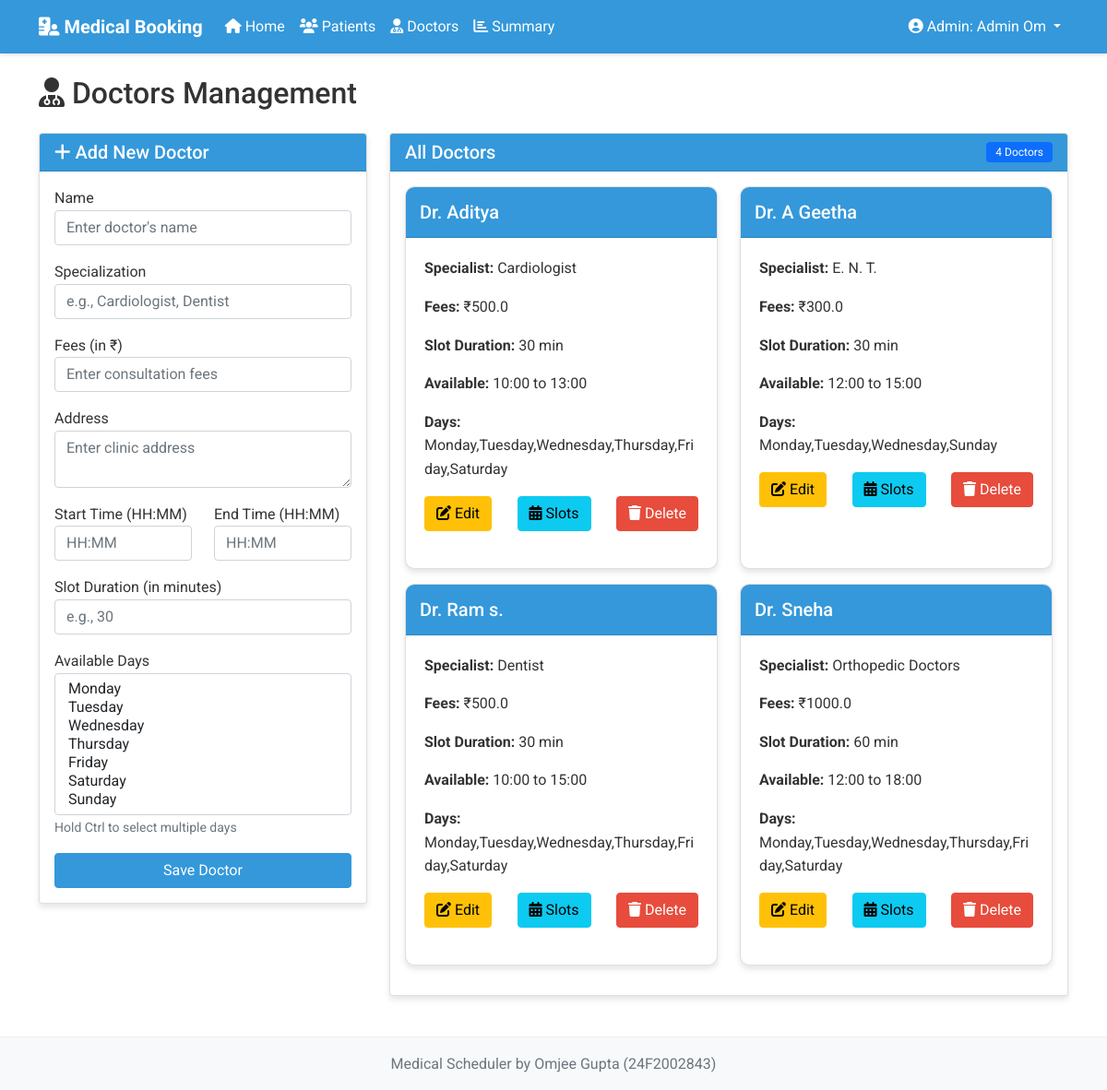
Page /admin/doctors (signed in) on the committed database.
### models.py (models this page shows, shortened)
class User(UserMixin, db.Model):
    __tablename__ = 'users'
    id = db.Column(db.Integer, primary_key=True)
    email = db.Column(db.String(120), unique=True, nullable=False)
    password_hash = db.Column(db.String(256), nullable=False)
    user_type = db.Column(db.String(10), nullable=False)  # 'admin' or 'patient'
    __mapper_args__ = {
        'polymorphic_identity': 'user',
        'polymorphic_on': user_type
    }

class Admin(User):
    __tablename__ = 'admins'
    id = db.Column(db.Integer, db.ForeignKey('users.id'), primary_key=True)
    name = db.Column(db.String(100), nullable=False)
    __mapper_args__ = {
        'polymorphic_identity': 'admin',
    }

class Doctor(db.Model):
    __tablename__ = 'doctors'
    id = db.Column(db.Integer, primary_key=True)
    name = db.Column(db.String(100), nullable=False)
    specialization = db.Column(db.String(100), nullable=False)
    fees = db.Column(db.Float, nullable=False)
    address = db.Column(db.String(200), nullable=False)
    start_time = db.Column(db.String(5), nullable=False)  # Format: HH:MM
    end_time = db.Column(db.String(5), nullable=False)    # Format: HH:MM
    slot_duration = db.Column(db.Integer, nullable=False)  # in minutes
    available_days = db.Column(db.String(100), nullable=False)  # comma-separated days
    created_at = db.Column(db.DateTime, default=datetime.utcnow)
    time_slots = db.relationship('TimeSlot', backref='doctor', lazy=True, cascade="all, delete-orphan")
    appointments = db.relationship('Appointment', backref='doctor', lazy=True)

### routes/admin.py (the view, shortened to what this page needs)
@admin_bp.route('/doctors', methods=['GET', 'POST'])
@login_required
def doctors():
    form = DoctorForm()
    doctors = Doctor.query.all()
    return render_template('admin/doctors.html', form=form, doctors=doctors)

### forms.py (shortened to what this page needs)
class DoctorForm(FlaskForm):
    name = StringField('Name', validators=[DataRequired(), Length(min=2, max=100)])
    specialization = StringField('Specialization', validators=[DataRequired()])
    fees = IntegerField('Fees (in ₹)', validators=[DataRequired(), NumberRange(min=0)])
    address = TextAreaField('Address', validators=[DataRequired()])
    start_time = StringField('Start Time (HH:MM)', validators=[DataRequired()])
    end_time = StringField('End Time (HH:MM)', validators=[DataRequired()])
    slot_duration = IntegerField('Slot Duration (in minutes)', validators=[DataRequired(), NumberRange(min=10, max=120)])
    available_days = SelectMultipleField('Available Days',
        choices=[
            ('Monday', 'Monday'),
            ('Tuesday', 'Tuesday'),
            ('Wednesday', 'Wednesday'),
            ('Thursday', 'Thursday'),
            ('Friday', 'Friday'),
            ('Saturday', 'Saturday'),
            ('Sunday', 'Sunday')
        ],
        validators=[DataRequired()]
    )
    submit = SubmitField('Save Doctor')

### app.py (called while the page is built)
@login_manager.user_loader
def load_user(user_id):
    return User.query.get(int(user_id))

@app.context_processor
def inject_now():
    return {'now': datetime.utcnow()}

### routes/admin.py (called while the page is built)
@admin_bp.before_request
def check_admin():
    if current_user.is_anonymous or current_user.user_type != 'admin':
        flash('You must be an admin to access this page.', 'danger')
        return redirect(url_for('auth.login'))

### templates/admin/doctors.html (shortened to what this page needs)
{% extends "base.html" %}
{% block content %}
<div class="row mb-4">
    <div class="col-md-12">
        <h2 class="mb-4"><i class="fas fa-user-md"></i> Doctors Management</h2>
        <div class="row">
            <div class="col-md-4">
                <div class="card">
                    <div class="card-header">
                        {% if edit_mode %}
                            <h5 class="mb-0"><i class="fas fa-edit"></i> Edit Doctor</h5>
                        {% else %}
                            <h5 class="mb-0"><i class="fas fa-plus"></i> Add New Doctor</h5>
                        {% endif %}
                    </div>
                    <div class="card-body">
                        <form method="POST"
                              action="{% if edit_mode %}{{ url_for('admin.edit_doctor', doctor_id=doctor_id) }}{% else %}{{ url_for('admin.doctors') }}{% endif %}">
                            <div class="form-group mb-3">
                                <label for="name">{{ form.name.label }}</label>
                                {{ form.name(class="form-control", placeholder="Enter doctor's name") }}
                            </div>
                            <div class="form-group mb-3">
                                <label for="specialization">{{ form.specialization.label }}</label>
                                {{ form.specialization(class="form-control", placeholder="e.g., Cardiologist, Dentist") }}
                            </div>
                            <div class="form-group mb-3">
                                <label for="fees">{{ form.fees.label }}</label>
                                {{ form.fees(class="form-control", placeholder="Enter consultation fees") }}
                            </div>
                            <div class="form-group mb-3">
                                <label for="address">{{ form.address.label }}</label>
                                {{ form.address(class="form-control", rows=2, placeholder="Enter clinic address") }}
                            </div>
                            <div class="row">
                                <div class="col-md-6">
                                    <div class="form-group mb-3">
                                        <label for="start_time">{{ form.start_time.label }}</label>
                                        {{ form.start_time(class="form-control", placeholder="HH:MM") }}
                                    </div>
                                </div>
                                <div class="col-md-6">
                                    <div class="form-group mb-3">
                                        <label for="end_time">{{ form.end_time.label }}</label>
                                        {{ form.end_time(class="form-control", placeholder="HH:MM") }}
                                    </div>
                                </div>
                            </div>
                            <div class="form-group mb-3">
                                <label for="slot_duration">{{ form.slot_duration.label }}</label>
                                {{ form.slot_duration(class="form-control", placeholder="e.g., 30") }}
                            </div>
                            <div class="form-group mb-3">
                                <label for="available_days">{{ form.available_days.label }}</label>
                                {{ form.available_days(class="form-select", multiple="multiple", size="7") }}
                                <small class="form-text text-muted">Hold Ctrl to select multiple days</small>
                            </div>
                            <div class="d-grid gap-2">
                                {% if edit_mode %}
                                    {{ form.submit(class="btn btn-warning", value="Update Doctor") }}
                                    <a href="{{ url_for('admin.doctors') }}" class="btn btn-secondary">Cancel</a>
                                {% else %}
                                    {{ form.submit(class="btn btn-primary") }}
                                {% endif %}
                            </div>
                        </form>
                    </div>
                </div>
            </div>
            <div class="col-md-8">
                <div class="card">
                    <div class="card-header d-flex justify-content-between align-items-center">
                        <h5 class="mb-0">All Doctors</h5>
                        <span class="badge bg-primary">{{ doctors|length }} Doctors</span>
                    </div>
                    <div class="card-body">
                        <div class="row">
                            {% for doctor in doctors %}
                            <div class="col-md-6 mb-3">
                                <div class="card doctor-card h-100">
                                    <div class="card-header">
                                        <h5 class="mb-0">Dr. {{ doctor.name }}</h5>
                                    </div>
                                    <div class="card-body">
                                        <p><strong>Specialist:</strong> {{ doctor.specialization }}</p>
                                        <p><strong>Fees:</strong> ₹{{ doctor.fees }}</p>
                                        <p><strong>Slot Duration:</strong> {{ doctor.slot_duration }} min</p>
                                        <p><strong>Available:</strong> {{ doctor.start_time }} to {{ doctor.end_time }}</p>
                                        <p><strong>Days:</strong> {{ doctor.available_days }}</p>
                                        <div class="d-flex justify-content-between mt-3">
                                            <a href="{{ url_for('admin.edit_doctor', doctor_id=doctor.id) }}" class="btn btn-warning">
                                                <i class="fas fa-edit"></i> Edit
                                            </a>
                                            <a href="{{ url_for('admin.view_doctor_slots', doctor_id=doctor.id) }}" class="btn btn-info">
                                                <i class="fas fa-calendar-alt"></i> Slots
                                            </a>
                                            <form method="POST" action="{{ url_for('admin.delete_doctor', doctor_id=doctor.id) }}"
                                                  onsubmit="return confirm('Are you sure you want to delete this doctor?');">
                                                <button type="submit" class="btn btn-danger">
                                                    <i class="fas fa-trash"></i> Delete
                                                </button>
                                            </form>
                                        </div>
                                    </div>
                                </div>
                            </div>
                            {% else %}
                            <div class="col-12">
                                <div class="alert alert-info">
                                    <i class="fas fa-info-circle"></i> No doctors added yet. Use the form to add new doctors.
                                </div>
                            </div>
                            {% endfor %}
                        </div>
                    </div>
                </div>
            </div>
        </div>
    </div>
</div>
{% endblock %}

### templates/base.html (shortened to what this page needs)
<!DOCTYPE html>
<html lang="en">
<head>
    <link href="https://cdn.jsdelivr.net/npm/bootstrap@5.1.3/dist/css/bootstrap.min.css" rel="stylesheet">
    <link rel="stylesheet" href="https://cdnjs.cloudflare.com/ajax/libs/font-awesome/6.0.0-beta3/css/all.min.css">
    <link rel="stylesheet" href="{{ url_for('static', filename='css/styles.css') }}">
</head>
<body>
    <nav class="navbar navbar-expand-lg navbar-dark">
        <div class="container">
            <a class="navbar-brand" href="{{ url_for('index') }}">
                <i class="fas fa-hospital-user"></i> Medical Booking
            </a>
            <div class="collapse navbar-collapse" id="navbarNav">
                <ul class="navbar-nav me-auto">
                    {% if current_user.is_authenticated %}
                        {% if current_user.user_type == 'admin' %}
                            <li class="nav-item">
                                <a class="nav-link" href="{{ url_for('admin.dashboard') }}">
                                    <i class="fas fa-home"></i> Home
                                </a>
                            </li>
                            <li class="nav-item">
                                <a class="nav-link" href="{{ url_for('admin.patients') }}">
                                    <i class="fas fa-users"></i> Patients
                                </a>
                            </li>
                            <li class="nav-item">
                                <a class="nav-link" href="{{ url_for('admin.doctors') }}">
                                    <i class="fas fa-user-md"></i> Doctors
                                </a>
                            </li>
                            <li class="nav-item">
                                <a class="nav-link" href="{{ url_for('admin.summary') }}">
                                    <i class="fas fa-chart-bar"></i> Summary
                                </a>
                            </li>
                        {% endif %}
                    {% endif %}
                </ul>
                <ul class="navbar-nav">
                    {% if current_user.is_authenticated %}
                        <li class="nav-item dropdown">
                            <a class="nav-link dropdown-toggle" href="#" id="navbarDropdown" role="button" data-bs-toggle="dropdown">
                                <i class="fas fa-user-circle"></i>
                                {% if current_user.user_type == 'admin' %}
                                    Admin: {{ current_user.name }}
                                {% else %}
                                    {{ current_user.name }}
                                {% endif %}
                            </a>
                        </li>
                    {% endif %}
                </ul>
            </div>
        </div>
    </nav>
    <div class="container mt-4">
        {% block content %}{% endblock %}
    </div>
    <footer class="footer mt-auto py-3 bg-light">
        <div class="container text-center">
            <span class="text-muted">Medical Scheduler by Omjee Gupta (24F2002843)</span>
        </div>
    </footer>
</body>
</html>

### static/css/styles.css (style rules this page uses)
body { font-family: 'Roboto', sans-serif; background-color: #ffffff; color: #333; line-height: 1.6; }
.navbar { background-color: #3498db; box-shadow: 0 2px 4px rgba(0, 0, 0, 0.1); }
.navbar-brand { font-weight: bold; color: #fff !important; }
.navbar-nav .nav-link { color: #fff !important; }
.footer { background-color: #f8f9fa; padding: 1rem 0; position: relative; bottom: 0; width: 100%; border-top: 1px solid #eee; }
.card { margin-bottom: 20px; box-shadow: 0 4px 6px rgba(0, 0, 0, 0.1); transition: transform 0.3s ease; }
.card-header { background-color: #3498db; color: white; font-weight: bold; }
.doctor-card { border-radius: 10px; overflow: hidden; }
.doctor-card .card-header { padding: 15px; }
.doctor-card .card-body { padding: 20px; }
.btn-primary { background-color: #3498db; border-color: #3498db; }
.btn-danger { background-color: #e74c3c; border-color: #e74c3c; }
.form-group { margin-bottom: 1.5rem; }
.badge { padding: 5px 10px; font-weight: normal; font-size: 12px; }

### rows in the picture
Admin: name "Admin Om"
Doctor: name "Aditya", specialization "Cardiologist", fees "500.0", slot_duration "30", start_time "10:00", end_time "13:00", available_days "Monday,Tuesday,Wednesday,Thursday,Friday,Saturday"
Doctor: name "A Geetha", specialization "E. N. T.", fees "300.0", slot_duration "30", start_time "12:00", end_time "15:00", available_days "Monday,Tuesday,Wednesday,Sunday"
Doctor: name "Ram s.", specialization "Dentist", fees "500.0", slot_duration "30", start_time "10:00", end_time "15:00", available_days "Monday,Tuesday,Wednesday,Thursday,Friday,Saturday"
Doctor: name "Sneha", specialization "Orthopedic Doctors", fees "1000.0", slot_duration "60", start_time "12:00", end_time "18:00", available_days "Monday,Tuesday,Wednesday,Thursday,Friday,Saturday"

### other values in the picture
{{ doctors|length }} "4"
